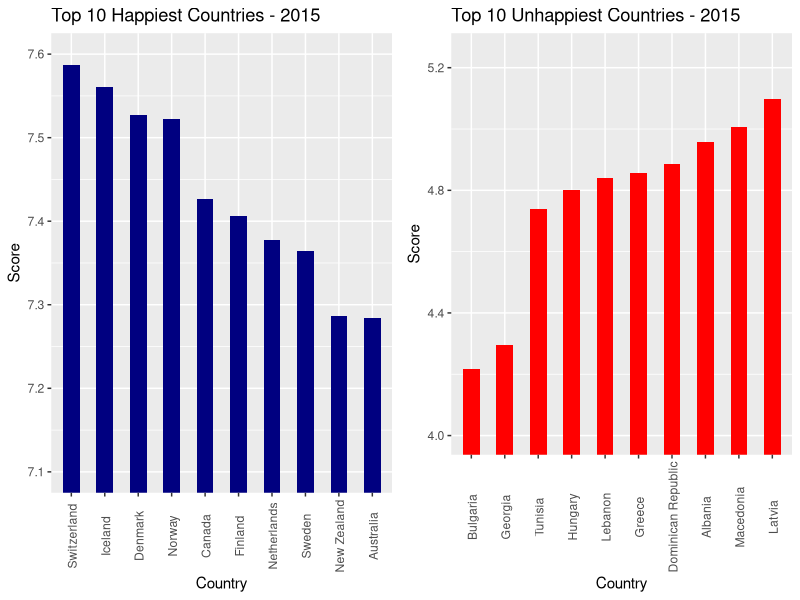
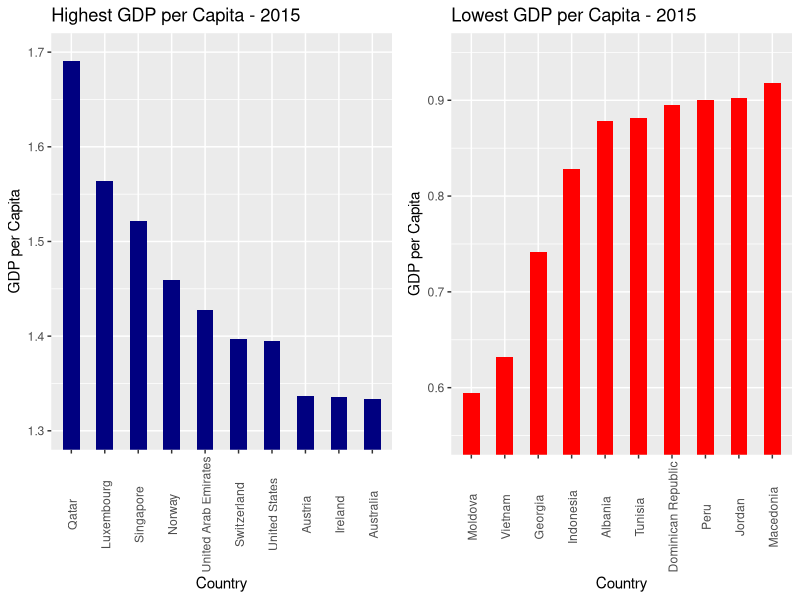
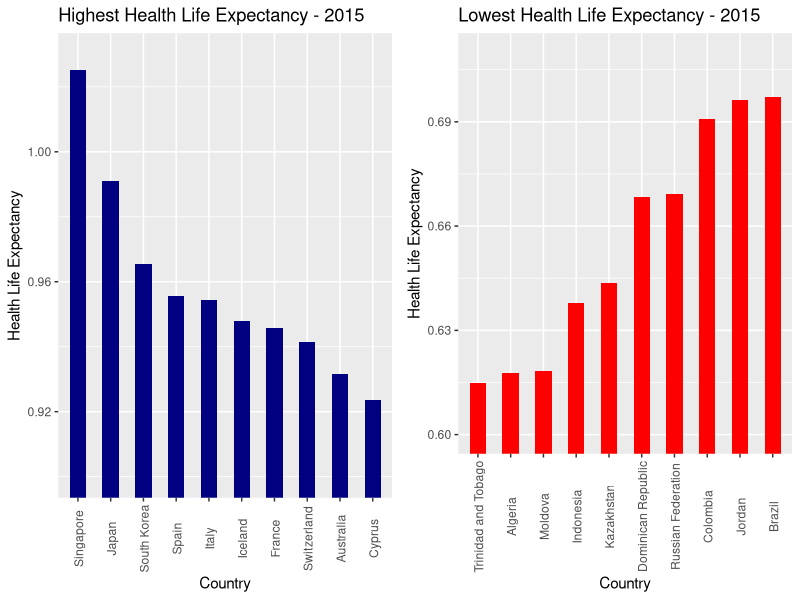
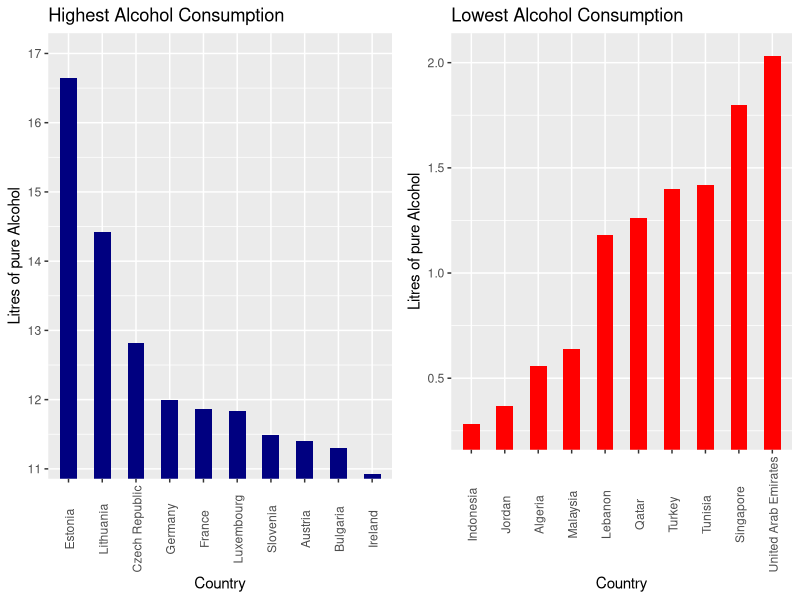
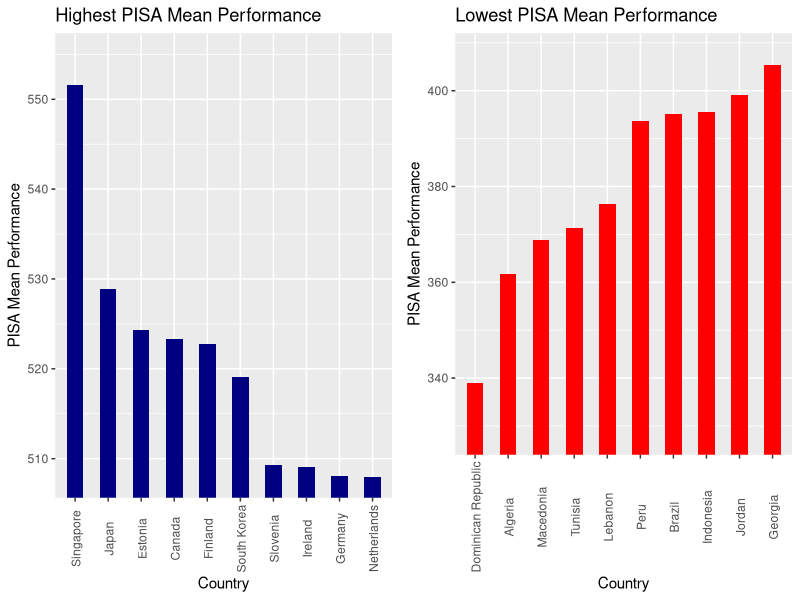
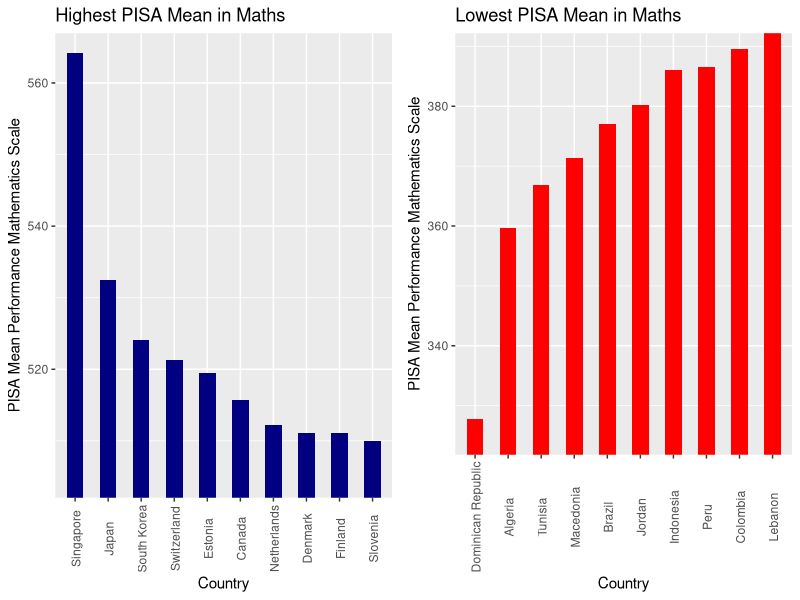
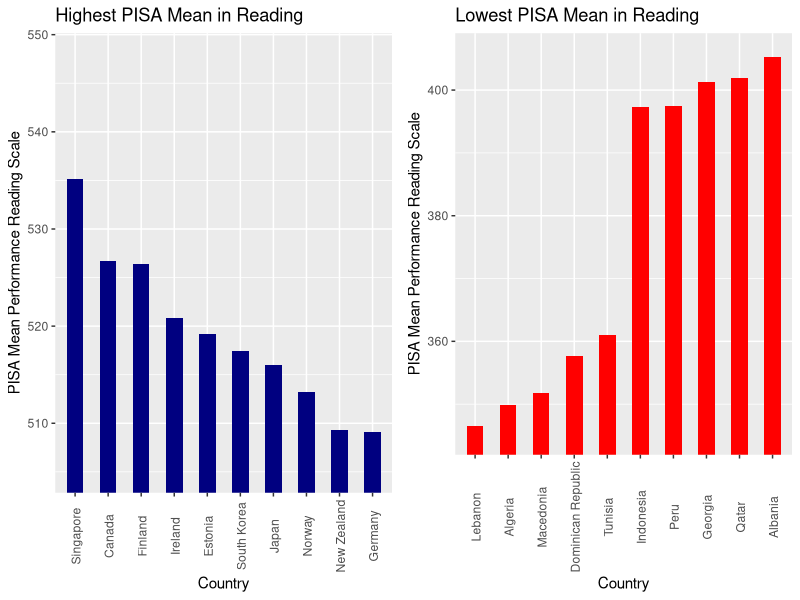
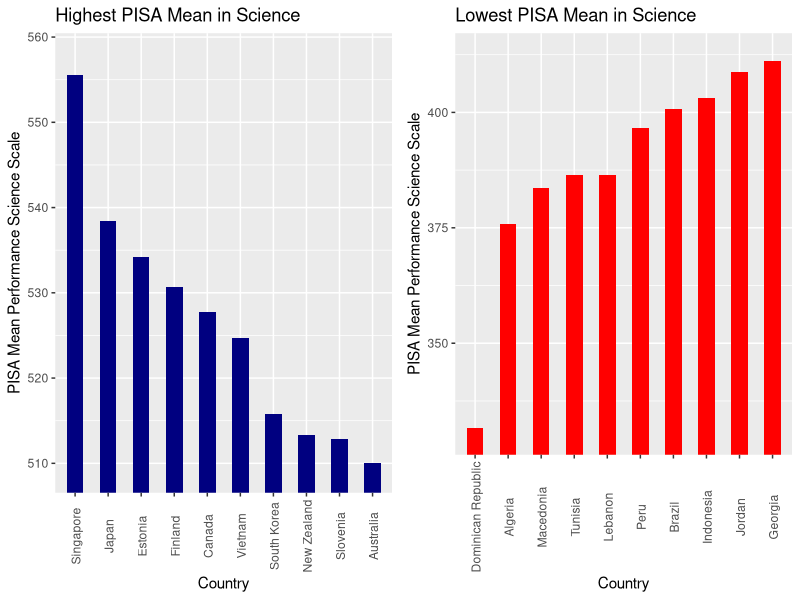

These figures' R source, in order:
## ---- chunk 1
dfData.master <- read.csv("../../../data/master_data/master_data.min.csv")
## ---- chunk 2

dfData.ordered.high <- head(dfData.master[order(dfData.master$Happiness.Score, decreasing = TRUE),], n = 10)

g1 <- ggplot2::ggplot(
  dfData.ordered.high, 
  ggplot2::aes(
    x=factor(Country,levels=dfData.ordered.high$Country[order(dfData.ordered.high$Happiness.Score, decreasing = TRUE)]),
  y=Happiness.Score))
g1 <- g1 + ggplot2::geom_bar(stat="identity",width=0.5,fill="navyblue")
g1 <- g1 + ggplot2::theme( axis.text.x = ggplot2::element_text(angle=90, vjust=0.6))
g1 <- g1 + ggplot2::labs(title="Top 10 Happiest Countries - 2015", x="Country",y="Score")
g1 <- g1 + ggplot2::coord_cartesian(ylim=c(7.1,7.6))


dfData.ordered.low <- tail(dfData.master[order(dfData.master$Happiness.Score, decreasing = TRUE),], n = 10)

g2 <- ggplot2::ggplot(
  dfData.ordered.low, 
  ggplot2::aes(
    x=factor(Country,levels=dfData.ordered.low$Country[order(dfData.ordered.low$Happiness.Score, decreasing = FALSE)]),
  y=Happiness.Score))
g2 <- g2 + ggplot2::geom_bar(stat="identity",width=0.5,fill="red")
g2 <- g2 + ggplot2::theme( axis.text.x = ggplot2::element_text(angle=90, vjust=0.6))
g2 <- g2 + ggplot2::labs(title="Top 10 Unhappiest Countries - 2015", x="Country",y="Score")
g2 <- g2 + ggplot2::coord_cartesian(ylim=c(4,5.25))

gridExtra::grid.arrange(g1, g2,  ncol = 2,nrow=1)
## ---- chunk 3
g1 <- NULL
g2 <- NULL
dfData.ordered.high <- NULL
dfData.ordered.low <- NULL
## ---- chunk 4

dfData.ordered.high <- head(dfData.master[order(dfData.master$Economy.GDP.per.Capita, decreasing = TRUE),], n = 10)

g1 <- ggplot2::ggplot(
        dfData.ordered.high, 
        ggplot2::aes(x=factor(dfData.ordered.high$Country,levels=dfData.ordered.high$Country[order(dfData.ordered.high$Economy.GDP.per.Capita, decreasing = TRUE)]),y=Economy.GDP.per.Capita)
      ) 
g1 <- g1 + ggplot2::geom_bar(stat="identity",width=0.5,fill="navyblue") 
g1 <- g1 + ggplot2::theme(axis.text.x = ggplot2::element_text(angle=90, vjust=0.6)) 
g1 <- g1 + ggplot2::labs(title="Highest GDP per Capita - 2015", x="Country",y="GDP per Capita") 
g1 <- g1 + ggplot2::coord_cartesian(ylim=c(1.3,1.7))

dfData.ordered.low <- tail(dfData.master[order(dfData.master$Economy.GDP.per.Capita, decreasing = TRUE),], n = 10)

g2 <- ggplot2::ggplot(
        dfData.ordered.low, 
        ggplot2::aes(x=factor(dfData.ordered.low$Country,levels=dfData.ordered.low$Country[order(dfData.ordered.low$Economy.GDP.per.Capita, decreasing = FALSE)]),y=Economy.GDP.per.Capita)
        ) 
g2 <- g2 + ggplot2::geom_bar(stat="identity",width=0.5,fill="red") 
g2 <- g2 + ggplot2::theme(axis.text.x = ggplot2::element_text(angle=90, vjust=0.6)) 
g2 <- g2 + ggplot2::labs(title="Lowest GDP per Capita - 2015", x="Country",y="GDP per Capita") 
g2 <- g2 + ggplot2::coord_cartesian(ylim=c(0.55,0.95))

gridExtra::grid.arrange(g1, g2,  ncol = 2,nrow=1)
## ---- chunk 5
g1 <- NULL
g2 <- NULL
dfData.ordered.high <- NULL
dfData.ordered.low <- NULL
## ---- chunk 6

dfData.ordered.high <- head(dfData.master[order(dfData.master$Health.Life.Expectancy, decreasing = TRUE),], n = 10)

g1 <- ggplot2::ggplot(
        dfData.ordered.high, 
        ggplot2::aes(x=factor(dfData.ordered.high$Country,levels=dfData.ordered.high$Country[order(dfData.ordered.high$Health.Life.Expectancy, decreasing = TRUE)]),y=Health.Life.Expectancy)
      ) 
g1 <- g1 + ggplot2::geom_bar(stat="identity",width=0.5,fill="navyblue") 
g1 <- g1 + ggplot2::theme(axis.text.x = ggplot2::element_text(angle=90, vjust=0.6)) 
g1 <- g1 + ggplot2::labs(title="Highest Health Life Expectancy - 2015", x="Country",y="Health Life Expectancy") 
g1 <- g1 + ggplot2::coord_cartesian(ylim=c(0.9,1.03))

dfData.ordered.low <- tail(dfData.master[order(dfData.master$Health.Life.Expectancy, decreasing = TRUE),], n = 10)

g2 <- ggplot2::ggplot(
        dfData.ordered.low, 
        ggplot2::aes(x=factor(dfData.ordered.low$Country,levels=dfData.ordered.low$Country[order(dfData.ordered.low$Health.Life.Expectancy, decreasing = FALSE)]),y=Health.Life.Expectancy)
        ) 
g2 <- g2 + ggplot2::geom_bar(stat="identity",width=0.5,fill="red") 
g2 <- g2 + ggplot2::theme(axis.text.x = ggplot2::element_text(angle=90, vjust=0.6)) 
g2 <- g2 + ggplot2::labs(title="Lowest Health Life Expectancy - 2015", x="Country",y="Health Life Expectancy") 
g2 <- g2 + ggplot2::coord_cartesian(ylim=c(0.6,0.71))

gridExtra::grid.arrange(g1, g2,  ncol = 2,nrow=1)
## ---- chunk 7
g1 <- NULL
g2 <- NULL
dfData.ordered.high <- NULL
dfData.ordered.low <- NULL

## ---- chunk 8

dfData.ordered.high <- head(dfData.master[order(dfData.master$Alcohol.Consumption.All.Types, decreasing = TRUE),], n = 10)

g1 <- ggplot2::ggplot(
        dfData.ordered.high, 
        ggplot2::aes(x=factor(dfData.ordered.high$Country,levels=dfData.ordered.high$Country[order(dfData.ordered.high$Alcohol.Consumption.All.Types, decreasing = TRUE)]),y=Alcohol.Consumption.All.Types)
      ) 
g1 <- g1 + ggplot2::geom_bar(stat="identity",width=0.5,fill="navyblue") 
g1 <- g1 + ggplot2::theme(axis.text.x = ggplot2::element_text(angle=90, vjust=0.6)) 
g1 <- g1 + ggplot2::labs(title="Highest Alcohol Consumption", x="Country",y="Litres of pure Alcohol") 
g1 <- g1 + ggplot2::coord_cartesian(ylim=c(11.15,17))

dfData.ordered.low <- tail(dfData.master[order(dfData.master$Alcohol.Consumption.All.Types, decreasing = TRUE),], n = 10)

g2 <- ggplot2::ggplot(
        dfData.ordered.low, 
        ggplot2::aes(x=factor(dfData.ordered.low$Country,levels=dfData.ordered.low$Country[order(dfData.ordered.low$Alcohol.Consumption.All.Types, decreasing = FALSE)]),y=Alcohol.Consumption.All.Types)
        ) 
g2 <- g2 + ggplot2::geom_bar(stat="identity",width=0.5,fill="red") 
g2 <- g2 + ggplot2::theme(axis.text.x = ggplot2::element_text(angle=90, vjust=0.6)) 
g2 <- g2 + ggplot2::labs(title="Lowest Alcohol Consumption", x="Country",y="Litres of pure Alcohol") 
g2 <- g2 + ggplot2::coord_cartesian(ylim=c(0.25,2.05))

gridExtra::grid.arrange(g1, g2,  ncol = 2,nrow=1)
## ---- chunk 9
g1 <- NULL
g2 <- NULL
dfData.ordered.high <- NULL
dfData.ordered.low <- NULL

## ---- chunk 10

dfData.ordered.high <- head(dfData.master[order(dfData.master$PISA.Performance.Mean, decreasing = TRUE),], n = 10)

g1 <- ggplot2::ggplot(
        dfData.ordered.high, 
        ggplot2::aes(x=factor(dfData.ordered.high$Country,levels=dfData.ordered.high$Country[order(dfData.ordered.high$PISA.Performance.Mean, decreasing = TRUE)]),y=PISA.Performance.Mean)
      ) 
g1 <- g1 + ggplot2::geom_bar(stat="identity",width=0.5,fill="navyblue") 
g1 <- g1 + ggplot2::theme(axis.text.x = ggplot2::element_text(angle=90, vjust=0.6)) 
g1 <- g1 + ggplot2::labs(title="Highest PISA Mean Performance", x="Country",y="PISA Mean Performance") 
g1 <- g1 + ggplot2::coord_cartesian(ylim=c(508,555))

dfData.ordered.low <- tail(dfData.master[order(dfData.master$PISA.Performance.Mean, decreasing = TRUE),], n = 10)

g2 <- ggplot2::ggplot(
        dfData.ordered.low, 
        ggplot2::aes(x=factor(dfData.ordered.low$Country,levels=dfData.ordered.low$Country[order(dfData.ordered.low$PISA.Performance.Mean, decreasing = FALSE)]),y=PISA.Performance.Mean)
        ) 
g2 <- g2 + ggplot2::geom_bar(stat="identity",width=0.5,fill="red") 
g2 <- g2 + ggplot2::theme(axis.text.x = ggplot2::element_text(angle=90, vjust=0.6)) 
g2 <- g2 + ggplot2::labs(title="Lowest PISA Mean Performance", x="Country",y="PISA Mean Performance") 
g2 <- g2 + ggplot2::coord_cartesian(ylim=c(328,408))

gridExtra::grid.arrange(g1, g2,  ncol = 2,nrow=1)
## ---- chunk 11
g1 <- NULL
g2 <- NULL
dfData.ordered.high <- NULL
dfData.ordered.low <- NULL

## ---- chunk 12

dfData.ordered.high <- head(dfData.master[order(dfData.master$PISA.Performance.Mean.Mathematics, decreasing = TRUE),], n = 10)

g1 <- ggplot2::ggplot(
        dfData.ordered.high, 
        ggplot2::aes(x=factor(dfData.ordered.high$Country,levels=dfData.ordered.high$Country[order(dfData.ordered.high$PISA.Performance.Mean.Mathematics, decreasing = TRUE)]),y=PISA.Performance.Mean.Mathematics)
      ) 
g1 <- g1 + ggplot2::geom_bar(stat="identity",width=0.5,fill="navyblue") 
g1 <- g1 + ggplot2::theme(axis.text.x = ggplot2::element_text(angle=90, vjust=0.6)) 
g1 <- g1 + ggplot2::labs(title="Highest PISA Mean in Maths", x="Country",y="PISA Mean Performance Mathematics Scale") 
g1 <- g1 + ggplot2::coord_cartesian(ylim=c(505,564))

dfData.ordered.low <- tail(dfData.master[order(dfData.master$PISA.Performance.Mean.Mathematics, decreasing = TRUE),], n = 10)

g2 <- ggplot2::ggplot(
        dfData.ordered.low, 
        ggplot2::aes(x=factor(dfData.ordered.low$Country,levels=dfData.ordered.low$Country[order(dfData.ordered.low$PISA.Performance.Mean.Mathematics, decreasing = FALSE)]),y=PISA.Performance.Mean.Mathematics)
        ) 
g2 <- g2 + ggplot2::geom_bar(stat="identity",width=0.5,fill="red") 
g2 <- g2 + ggplot2::theme(axis.text.x = ggplot2::element_text(angle=90, vjust=0.6)) 
g2 <- g2 + ggplot2::labs(title="Lowest PISA Mean in Maths", x="Country",y="PISA Mean Performance Mathematics Scale") 
g2 <- g2 + ggplot2::coord_cartesian(ylim=c(325,389))

gridExtra::grid.arrange(g1, g2,  ncol = 2,nrow=1)
## ---- chunk 13
g1 <- NULL
g2 <- NULL
dfData.ordered.high <- NULL
dfData.ordered.low <- NULL

## ---- chunk 14

dfData.ordered.high <- head(dfData.master[order(dfData.master$PISA.Performance.Mean.Reading, decreasing = TRUE),], n = 10)

g1 <- ggplot2::ggplot(
        dfData.ordered.high, 
        ggplot2::aes(x=factor(dfData.ordered.high$Country,levels=dfData.ordered.high$Country[order(dfData.ordered.high$PISA.Performance.Mean.Reading, decreasing = TRUE)]),y=PISA.Performance.Mean.Reading)
      ) 
g1 <- g1 + ggplot2::geom_bar(stat="identity",width=0.5,fill="navyblue") 
g1 <- g1 + ggplot2::theme(axis.text.x = ggplot2::element_text(angle=90, vjust=0.6)) 
g1 <- g1 + ggplot2::labs(title="Highest PISA Mean in Reading", x="Country",y="PISA Mean Performance Reading Scale") 
g1 <- g1 + ggplot2::coord_cartesian(ylim=c(505,548))

dfData.ordered.low <- tail(dfData.master[order(dfData.master$PISA.Performance.Mean.Reading, decreasing = TRUE),], n = 10)

g2 <- ggplot2::ggplot(
        dfData.ordered.low, 
        ggplot2::aes(x=factor(dfData.ordered.low$Country,levels=dfData.ordered.low$Country[order(dfData.ordered.low$PISA.Performance.Mean.Reading, decreasing = FALSE)]),y=PISA.Performance.Mean.Reading)
        ) 
g2 <- g2 + ggplot2::geom_bar(stat="identity",width=0.5,fill="red") 
g2 <- g2 + ggplot2::theme(axis.text.x = ggplot2::element_text(angle=90, vjust=0.6)) 
g2 <- g2 + ggplot2::labs(title="Lowest PISA Mean in Reading", x="Country",y="PISA Mean Performance Reading Scale") 
g2 <- g2 + ggplot2::coord_cartesian(ylim=c(345,406))

gridExtra::grid.arrange(g1, g2,  ncol = 2,nrow=1)
## ---- chunk 15
g1 <- NULL
g2 <- NULL
dfData.ordered.high <- NULL
dfData.ordered.low <- NULL

## ---- chunk 16

dfData.ordered.high <- head(dfData.master[order(dfData.master$PISA.Performance.Mean.Science, decreasing = TRUE),], n = 10)

g1 <- ggplot2::ggplot(
        dfData.ordered.high, 
        ggplot2::aes(x=factor(dfData.ordered.high$Country,levels=dfData.ordered.high$Country[order(dfData.ordered.high$PISA.Performance.Mean.Science, decreasing = TRUE)]),y=PISA.Performance.Mean.Science)
      ) 
g1 <- g1 + ggplot2::geom_bar(stat="identity",width=0.5,fill="navyblue") 
g1 <- g1 + ggplot2::theme(axis.text.x = ggplot2::element_text(angle=90, vjust=0.6)) 
g1 <- g1 + ggplot2::labs(title="Highest PISA Mean in Science", x="Country",y="PISA Mean Performance Science Scale") 
g1 <- g1 + ggplot2::coord_cartesian(ylim=c(509,558))

dfData.ordered.low <- tail(dfData.master[order(dfData.master$PISA.Performance.Mean.Science, decreasing = TRUE),], n = 10)

g2 <- ggplot2::ggplot(
        dfData.ordered.low, 
        ggplot2::aes(x=factor(dfData.ordered.low$Country,levels=dfData.ordered.low$Country[order(dfData.ordered.low$PISA.Performance.Mean.Science, decreasing = FALSE)]),y=PISA.Performance.Mean.Science)
        ) 
g2 <- g2 + ggplot2::geom_bar(stat="identity",width=0.5,fill="red") 
g2 <- g2 + ggplot2::theme(axis.text.x = ggplot2::element_text(angle=90, vjust=0.6)) 
g2 <- g2 + ggplot2::labs(title="Lowest PISA Mean in Science", x="Country",y="PISA Mean Performance Science Scale") 
g2 <- g2 + ggplot2::coord_cartesian(ylim=c(330,413))

gridExtra::grid.arrange(g1, g2,  ncol = 2,nrow=1)
## ---- chunk 17
g1 <- NULL
g2 <- NULL
dfData.ordered.high <- NULL
dfData.ordered.low <- NULL

